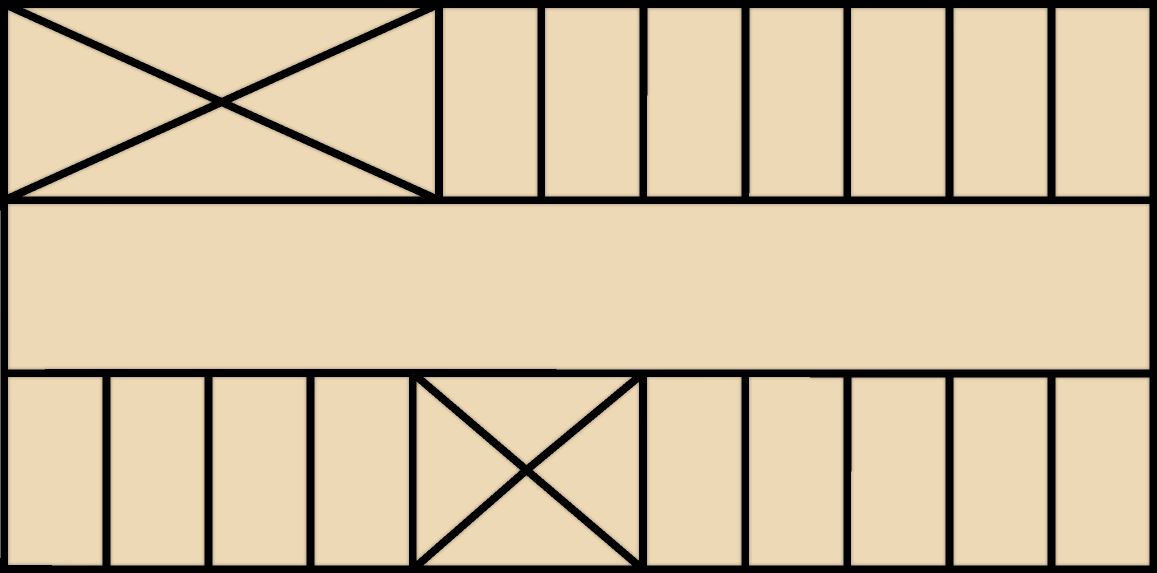
#> input picture navigation/layout.png, 2314 x 1146 px, found by its file name (shown at 1/2 size)
$ python nav.py
#> lines starting #> are read from the running program, lines starting #| are printed output that depends on the picture; after the words box and inside, x2 and y2 are one past the last pixel; in counts of white or black regions, pixels touching at a corner belong together
import cv2
import numpy as np
import ast
import time
import math

def load_parking_spots(file_path):
    spots = []
    with open(file_path, "r") as f:
        for line in f:
            line = line.strip()
            if line:
                polygon = ast.literal_eval(line)
                spots.append(polygon)
    return spots

def spot_center(idx):
    pts = np.array(parking_spots[idx], dtype=np.int32) + margin
    cx = int(np.mean([p[0] for p in pts]))
    cy = int(np.mean([p[1] for p in pts]))
    return (cx, cy)

def dist(p1, p2):
    return np.linalg.norm(np.array(p1) - np.array(p2))

def rotate_image(img, angle):
    (h, w) = img.shape[:2]
    center = (w // 2, h // 2)
    M = cv2.getRotationMatrix2D(center, angle, 1.0)
    rotated = cv2.warpAffine(img, M, (w, h), flags=cv2.INTER_LINEAR,
                             borderMode=cv2.BORDER_CONSTANT, borderValue=(0, 0, 0, 0))
    return rotated

def angle_between_points(p1, p2):
    dx = p2[0] - p1[0]
    dy = p1[1] - p2[1]  # inverted y-axis
    return math.degrees(math.atan2(dx, dy)) % 360

def relative_direction(arrow_angle, target_angle):
    diff = (target_angle - arrow_angle) % 360
    if diff <= 30 or diff >= 330:
        return "Straight"
    elif 60 <= diff <= 120:
        return "Right"
    elif 240 <= diff <= 300:
        return "Left"
    elif 150 <= diff <= 210:
        return "Back"
    else:
        return ""

# ---------- CONFIG ----------
blueprint_path = "navigation/layout.png"
spots_file_path = "navigation/layout_polygons.txt"
empty_spots = [0, 2, 4, 7]
margin = 100
car_radius = 15
car_speed = 20  # increased sensitivity
arrow_angle = 270  # start facing right

# ---------- LOAD ----------
image = cv2.imread(blueprint_path)
#> image is the input picture: shape (1146, 2314, 3); mean B, G, R 158.2, 189.6, 207
if image is None:
    print("Error loading blueprint image.")
    exit(1)

parking_spots = load_parking_spots(spots_file_path)
#> (reads navigation/layout_polygons.txt from the repository)

canvas_h = image.shape[0] + 2 * margin
#> canvas_h = 1346
canvas_w = image.shape[1] + 2 * margin
#> canvas_w = 2514
canvas = np.ones((canvas_h, canvas_w, 3), dtype=np.uint8) * 255
canvas[margin:-margin, margin:-margin] = image
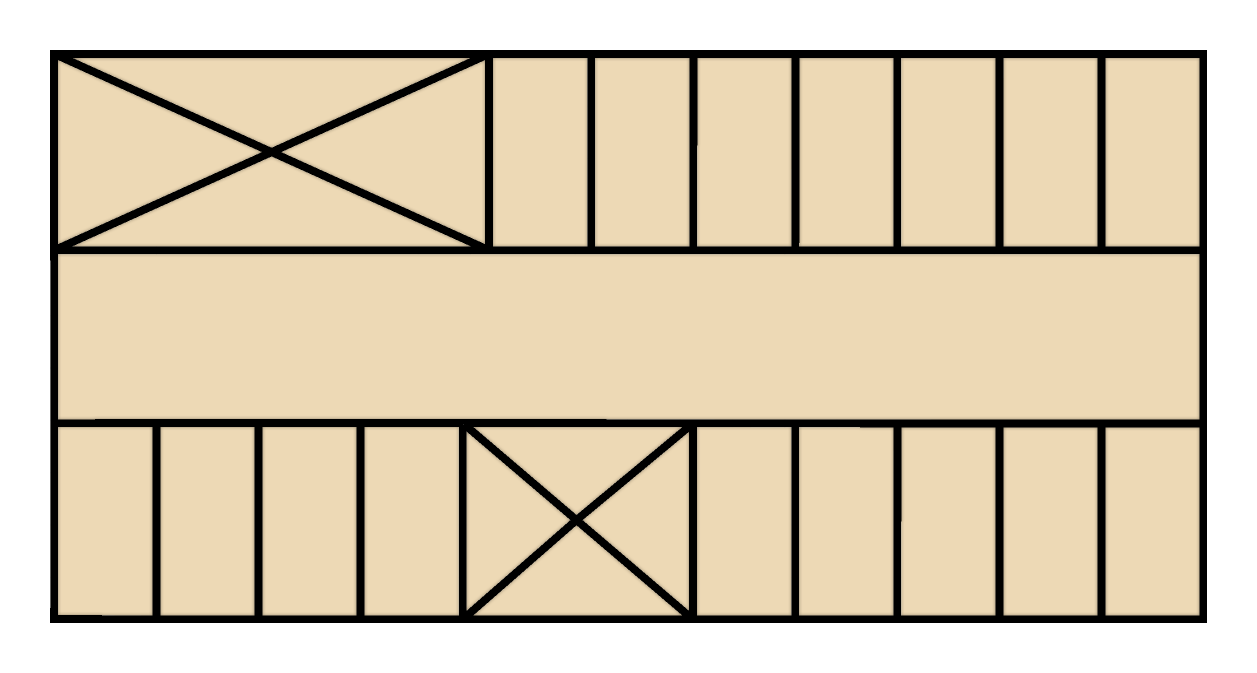
#> canvas: shape (1346, 2514, 3) (shown at 1/2 size); mean B, G, R 179.1, 203.7, 217.4

# ---------- DRAW INITIAL SPOTS ----------
for i, spot in enumerate(parking_spots):
    pts = np.array(spot, dtype=np.int32) + margin
    color = (0, 255, 0) if i in empty_spots else (0, 0, 255)
    cv2.fillPoly(canvas, [pts], color)
    cx = int(np.mean([p[0] for p in pts]))
    cy = int(np.mean([p[1] for p in pts]))
    cv2.putText(canvas, str(i + 1), (cx, cy), cv2.FONT_HERSHEY_SIMPLEX, 0.6, (255, 255, 255), 2)
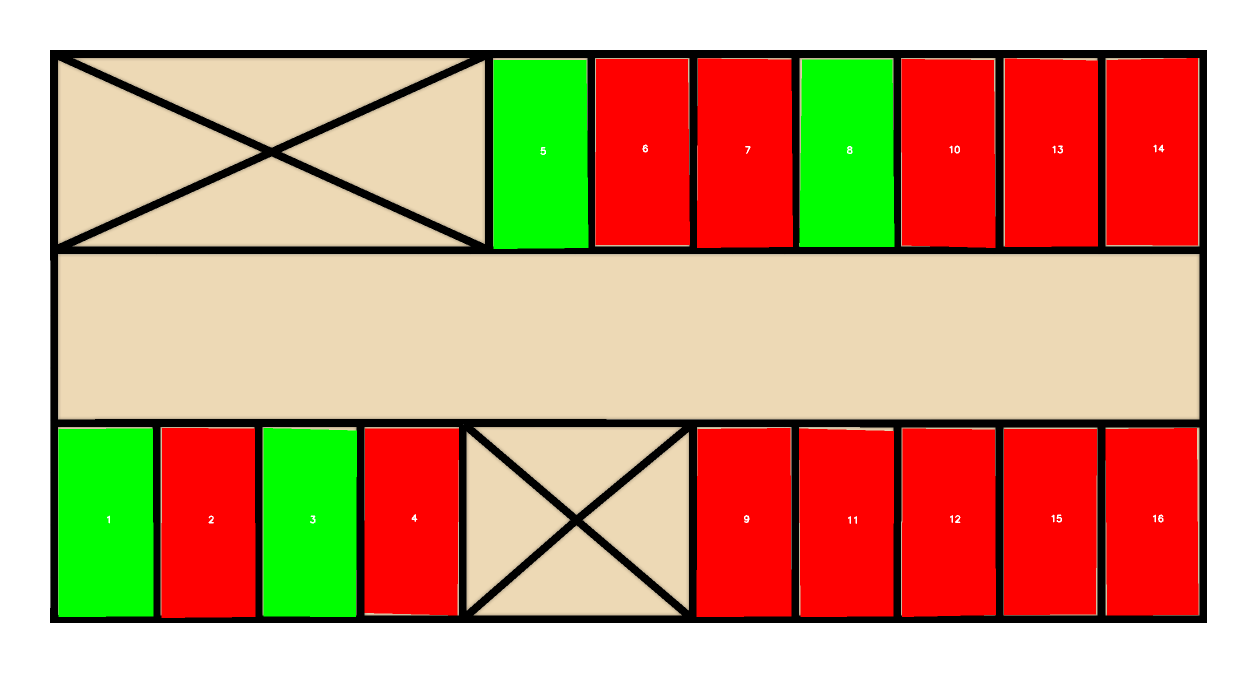
#> canvas: shape (1346, 2514, 3) (shown at 1/2 size); mean B, G, R 120.2, 154.2, 203.1

print(f"Initial empty spots: {empty_spots}")

# ---------- SETUP ----------
car_pos = [margin, canvas_h // 2]
#> car_pos = [100, 673]
font = cv2.FONT_HERSHEY_SIMPLEX
#> font = 0
font_scale = 1
font_thickness = 2
text_color = (0, 0, 0)
car_color = (139, 0, 0)

arrow_icon = np.zeros((40, 40, 4), dtype=np.uint8)
pts_arrow = np.array([[20, 5], [5, 35], [35, 35]], np.int32)
cv2.fillPoly(arrow_icon, [pts_arrow], (0, 0, 255, 255))
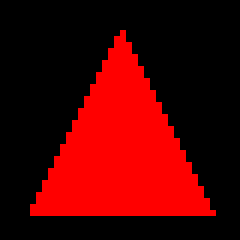
#> arrow_icon: shape (40, 40, 4) (shown 6 times larger); mean of channels 0, 1, 2, 3 0, 0, 79, 79; drawn as B, G, R

target_spot_index = min(empty_spots)
target_center = spot_center(target_spot_index)

reached_spot = None
reach_start_time = None

key_map = {
    82: 'up',
    84: 'down',
    81: 'left',
    83: 'right',
    ord('w'): 'up',
    ord('s'): 'down',
    ord('a'): 'left',
    ord('d'): 'right',
}

print("Use arrow keys or WASD to move. Press ESC to quit.")

while True:
    canvas_copy = canvas.copy()

    # Car Dot
    cv2.circle(canvas_copy, tuple(car_pos), car_radius, car_color, -1)
#> canvas_copy: shape (1346, 2514, 3); 0.02% of pixels changed, all inside (x1, y1, x2, y2) = (85, 658, 116, 689)

    # Rotated Arrow
    rotated_arrow = rotate_image(arrow_icon, -arrow_angle)
#> in rotate_image, `M = cv2.getRotationMatrix2D(center, angle, 1.0)`: M = [[-1.84e-16, 1, 3.55e-15], [-1, -1.84e-16, 40]]
#> in rotate_image, `rotated = cv2.warpAffine(img, M, (w, h), flags=cv2.INTER_LINEAR, borde..`:
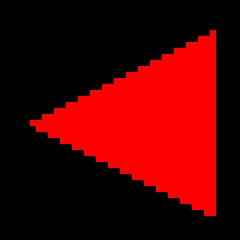
#> rotated: shape (40, 40, 4) (shown 6 times larger); mean of channels 0, 1, 2, 3 0, 0, 79, 79; drawn as B, G, R
    x_off = car_pos[0] - rotated_arrow.shape[1] // 2
#> x_off = 80
    y_off = car_pos[1] - rotated_arrow.shape[0] // 2
#> y_off = 653

    for c in range(3):
        alpha = rotated_arrow[:, :, 3] / 255.0
        y1, y2 = y_off, y_off + rotated_arrow.shape[0]
        x1, x2 = x_off, x_off + rotated_arrow.shape[1]

        if 0 <= y1 < canvas_copy.shape[0] and y2 <= canvas_copy.shape[0] and \
           0 <= x1 < canvas_copy.shape[1] and x2 <= canvas_copy.shape[1]:
            canvas_copy[y1:y2, x1:x2, c] = (alpha * rotated_arrow[:, :, c] +
                                            (1 - alpha) * canvas_copy[y1:y2, x1:x2, c])
#> this loop made 3 passes
#> pass 1, `alpha = rotated_arrow[:, :, 3] / 255.0`:
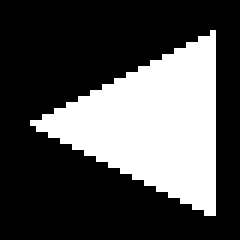
#> alpha: shape (40, 40) float64 (shown 6 times larger); values 0 (black) and 1 (white), 31% white; 1 white region, box (x1, y1, x2, y2) and area: (5, 5, 36, 36) 496
#> after the loop: canvas_copy: shape (1346, 2514, 3); mean B, G, R 120.2, 154.2, 203.1

    # Text Message
    if reached_spot is None:
        text = f"Navigate to spot {target_spot_index + 1}"
    else:
        text = f"Reached spot {reached_spot + 1}!"

    text_size, _ = cv2.getTextSize(text, font, font_scale, font_thickness)
#> text_size = (301, 22)
    text_x = (canvas_copy.shape[1] - text_size[0]) // 2
#> text_x = 1106
    text_y = margin // 2 + text_size[1] // 2
#> text_y = 61
    cv2.putText(canvas_copy, text, (text_x, text_y), font, font_scale, text_color, font_thickness)
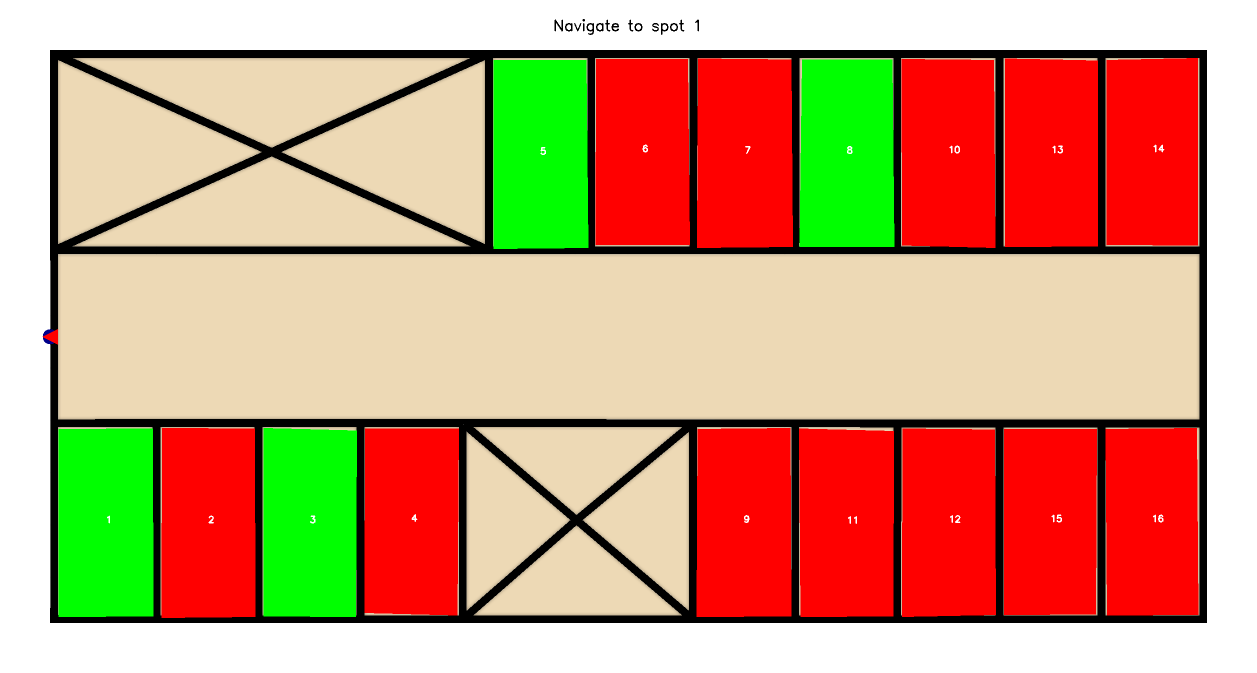
#> canvas_copy: shape (1346, 2514, 3) (shown at 1/2 size); mean B, G, R 120, 154.1, 203

    # Direction Label
    if reached_spot is None:
        target_angle = angle_between_points(car_pos, target_center)
#> in angle_between_points, `dx = p2[0] - p1[0]`: dx = 111
#> in angle_between_points, `dy = p1[1] - p2[1]`: dy = -372
#> target_angle = 163.4
        nav_text = relative_direction(arrow_angle, target_angle)
#> in relative_direction, `diff = (target_angle - arrow_angle) % 360`: diff = 253.4
#> nav_text = 'Left'
        nav_size, _ = cv2.getTextSize(nav_text, font, 1, 2)
#> nav_size = (61, 22)
        nav_x = (canvas_copy.shape[1] - nav_size[0]) // 2
#> nav_x = 1226
        nav_y = text_y + nav_size[1] + 10
#> nav_y = 93
        cv2.putText(canvas_copy, nav_text, (nav_x, nav_y), font, 1, (0, 0, 0), 2)
#> canvas_copy: shape (1346, 2514, 3); 0.01% of pixels changed, all inside (x1, y1, x2, y2) = (1229, 71, 1285, 95)

    # Movement
    key = cv2.waitKey(30) & 0xFF
#> (key Esc is pressed here)
    if key == 27:
        break
    if key in key_map:
        move_dir = key_map[key]
        if move_dir == 'up':
            car_pos[1] = max(margin, car_pos[1] - car_speed)
            arrow_angle = 0
        elif move_dir == 'down':
            car_pos[1] = min(canvas_copy.shape[0] - margin, car_pos[1] + car_speed)
            arrow_angle = 180
        elif move_dir == 'left':
            car_pos[0] = max(margin, car_pos[0] - car_speed)
            arrow_angle = 270
        elif move_dir == 'right':
            car_pos[0] = min(canvas_copy.shape[1] - margin, car_pos[0] + car_speed)
            arrow_angle = 90

    # ---------- Reach Logic ----------
    if reached_spot is None:
        for idx in empty_spots:
            if dist(car_pos, spot_center(idx)) <= 40:
                reached_spot = idx
                reach_start_time = time.time()
                break
    elif time.time() - reach_start_time >= 2 and reached_spot in empty_spots:
        # 2 seconds passed -> mark as occupied
        empty_spots.remove(reached_spot)
        pts = np.array(parking_spots[reached_spot], dtype=np.int32) + margin
        cv2.fillPoly(canvas, [pts], (0, 0, 255))
        cx = int(np.mean([p[0] for p in pts]))
        cy = int(np.mean([p[1] for p in pts]))
        cv2.putText(canvas, str(reached_spot + 1), (cx, cy), cv2.FONT_HERSHEY_SIMPLEX, 0.6, (255,255,255), 2)

        print(f"\nUpdated Empty Spots: {empty_spots}")
        cv2.imshow("Parking Navigation", canvas)
        cv2.waitKey(1000)
        print("Navigation ended.")
        break

    cv2.imshow("Parking Navigation", canvas_copy)

cv2.destroyAllWindows()
